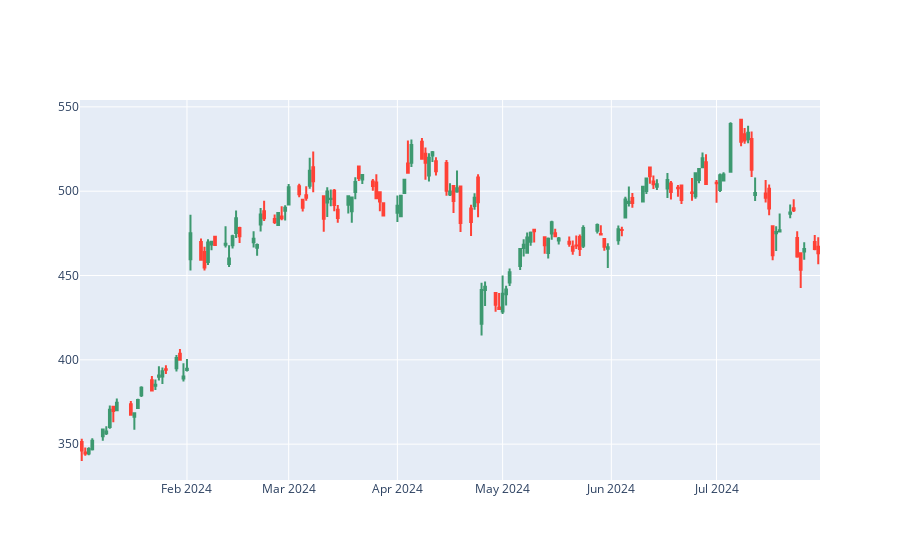

Notebook code cell kept with this figure:
### Code cell
# 'Date' 열이 제대로 존재하는지 확인
print(meta.columns)

# 인덱스가 'Date'인 경우에는 reset_index 후 이름이 변환된 열을 확인
meta = meta.reset_index()

# 열 이름이 Date인지 다시 확인
if 'Date' not in meta.columns:
    print(meta.columns)  # 열 이름 출력해서 확인

# 'Date'가 있는 경우 필터링 수행
if 'Date' in meta.columns:
    meta = meta[meta['Date'] >= '2024-01-01']

fig = go.Figure(data=[go.Candlestick(x=meta['Date'],
                open=meta['Open'],
                high=meta['High'],
                low=meta['Low'],
                close=meta['Close'])])
fig.update_layout(xaxis_rangeslider_visible=False)
fig.show()

### Figure 1 — Plotly figure (JSON) as saved in the notebook; plotly's stock layout.template omitted (floating-point values rounded to 4 significant figures; data arrays with more than 128 entries replaced by an {"elided": "..."} marker saying what was removed)
{"data": [{"close": {"elided": "145 float values"}, "high": {"elided": "145 float values"}, "low": {"elided": "145 float values"}, "open": {"elided": "145 float values"}, "type": "candlestick", "x": {"elided": "145 str values"}}], "layout": {"xaxis": {"rangeslider": {"visible": false}}}}
